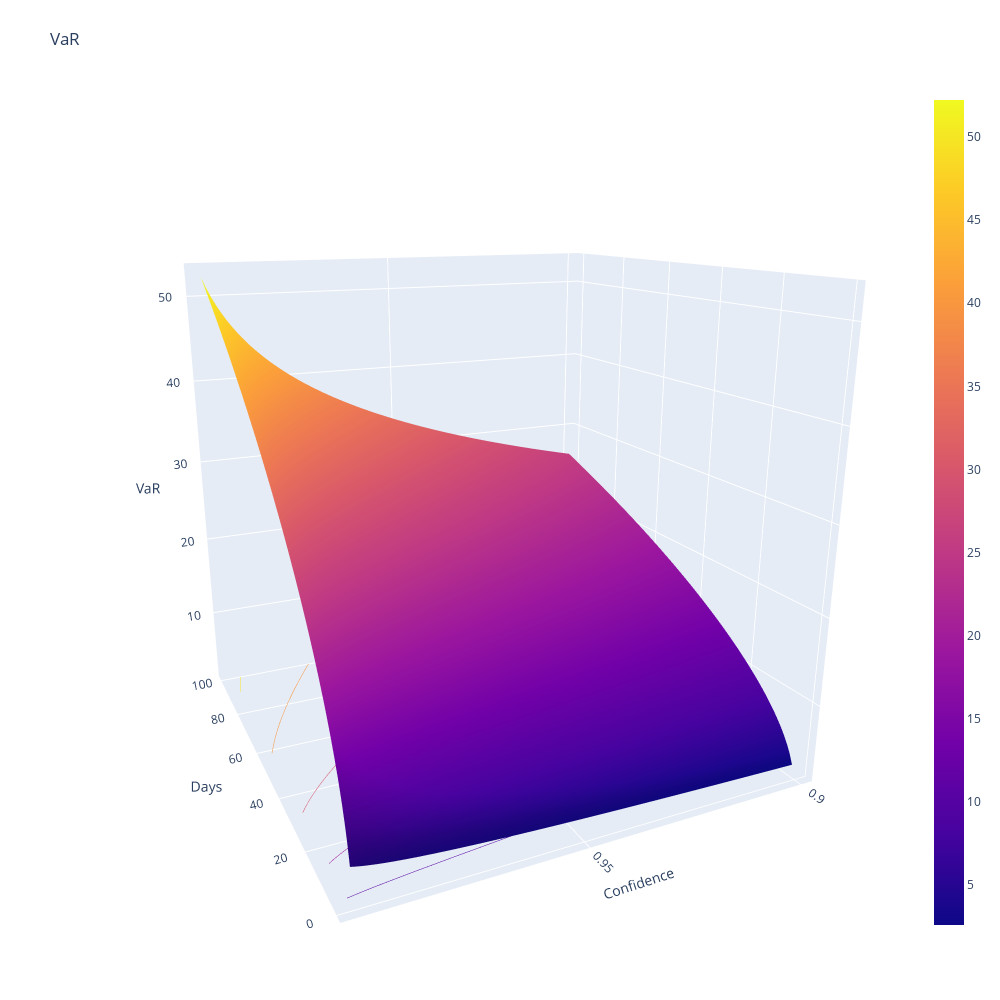

The code cell stored with this chart in its notebook:
### Code cell
layout = PlotlyJS.Layout(
    title="VaR",
    scene_yaxis_title="Confidence",
    scene_xaxis_title="Days",
    scene_zaxis_title="VaR",
    autosize=false,
    scene_camera_eye=attr(x=-1.87, y=0.88, z=0.64),
    width=1000, height=1000,
    margin=attr(l=65, r=50, b=65, t=90)
)

PlotlyJS.plot(PlotlyJS.surface(
        x=T,
        y=X,
        z=VaR,
        contours_z=attr(
            show=true,
            usecolormap=true,
            highlightcolor="limegreen",
            project_z=true
        )
), layout)

### Figure 1 — Plotly figure (JSON) as saved in the notebook; plotly's stock layout.template omitted (floating-point values rounded to 4 significant figures; data arrays with more than 128 entries replaced by an {"elided": "..."} marker saying what was removed)
{"data": [{"contours": {"z": {"highlightcolor": "limegreen", "project": {"z": true}, "show": true, "usecolormap": true}}, "type": "surface", "x": [1, 2, 3, 4, 5, 6, 7, 8, 9, 10, 11, 12, 13, 14, 15, 16, 17, 18, 19, 20, 21, 22, 23, 24, 25, 26, 27, 28, 29, 30, 31, 32, 33, 34, 35, 36, 37, 38, 39, 40, 41, 42, 43, 44, 45, 46, 47, 48, 49, 50, 51, 52, 53, 54, 55, 56, 57, 58, 59, 60, 61, 62, 63, 64, 65, 66, 67, 68, 69, 70, 71, 72, 73, 74, 75, 76, 77, 78, 79, 80, 81, 82, 83, 84, 85, 86, 87, 88, 89, 90, 91, 92, 93, 94, 95, 96, 97, 98, 99, 100], "y": [0.9, 0.901, 0.902, 0.903, 0.904, 0.905, 0.906, 0.907, 0.908, 0.909, 0.91, 0.911, 0.912, 0.913, 0.914, 0.915, 0.916, 0.917, 0.918, 0.919, 0.92, 0.921, 0.922, 0.923, 0.924, 0.925, 0.926, 0.927, 0.928, 0.929, 0.93, 0.931, 0.932, 0.933, 0.934, 0.935, 0.936, 0.937, 0.938, 0.939, 0.94, 0.941, 0.942, 0.943, 0.944, 0.945, 0.946, 0.947, 0.948, 0.949, 0.95, 0.951, 0.952, 0.953, 0.954, 0.955, 0.956, 0.957, 0.958, 0.959, 0.96, 0.961, 0.962, 0.963, 0.964, 0.965, 0.966, 0.967, 0.968, 0.969, 0.97, 0.971, 0.972, 0.973, 0.974, 0.975, 0.976, 0.977, 0.978, 0.979, 0.98, 0.981, 0.982, 0.983, 0.984, 0.985, 0.986, 0.987, 0.988, 0.989, 0.99, 0.991, 0.992, 0.993, 0.994, 0.995], "z": {"elided": "96x100 float values"}}], "layout": {"autosize": false, "height": 1000, "margin": {"b": 65, "l": 65, "r": 50, "t": 90}, "scene": {"camera": {"eye": {"x": -1.87, "y": 0.88, "z": 0.64}}, "xaxis": {"title": "Days"}, "yaxis": {"title": "Confidence"}, "zaxis": {"title": "VaR"}}, "title": "VaR", "width": 1000}}
